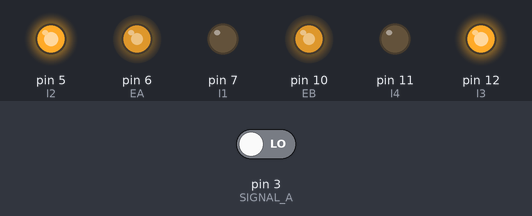
Bench run of a sketch on a simulated Arduino Uno, built with avr-gcc and run on an emulated ATmega328P. Parts: output pins drawn as LEDs (lit = HIGH). The test bench sets the inputs (shaded band); at power-on: pin 3 (SIGNAL_A) LOW. What the sketch prints to the serial monitor is not drawn.

Above: at 0.1 s.
Timing chart, 0 to 1.6 s (numbered marks = the images above):
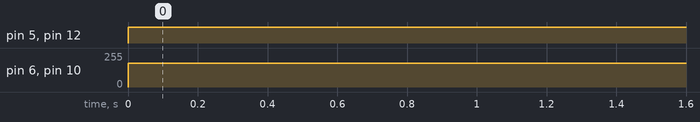

The sketch:

motor-angular-rate.ino
```cpp
// (licence header left out)
// Wheel PWM pin (must be a PWM pin)
int EA = 6;
int EB = 10;

// Wheel direction digital pins for right wheel
int I1 = 7;
int I2 = 5;
int I3 = 12;
int I4 = 11;

// Motor PWM command variable [0-255]
byte u = 0;
byte n = 0;

// left wheel encoder digital pins
const byte SIGNAL_A = 3;
const byte SIGNAL_B = 4;

// left wheel encoder digital pins
const byte SIGNAL_AR = 9;
const byte SIGNAL_BR = 8;

// Encoder ticks per (motor) revolution (TPR)
const int TPR = 3000;

// Wheel radius [m]
const double RHO = 0.0625;

// Counter to keep track of encoder ticks [integer]
volatile long encoder_ticks = 0;
volatile long encoder_ticksr = 0;

// Variable to store estimated angular rate of left wheel [rad/s]
double omega_L = 0.0;
double omega_LR = 0.0;

// Sampling interval for measurements in milliseconds
const int T = 1000;

// Counters for milliseconds during interval
long t_now = 0;
long t_last = 0;

// This function is called when SIGNAL_A goes HIGH when clockwise
void decodeEncoderTicks()
{
    if (digitalRead(SIGNAL_B) == LOW)
    {
        // SIGNAL_A leads SIGNAL_B, so count one way
        encoder_ticks--;
    }
    else
    {
        // SIGNAL_B leads SIGNAL_A, so count the other way
        encoder_ticks++;
    }

    //for other wheel
    if (digitalRead(SIGNAL_BR) == LOW)
    {
        encoder_ticksr--;
    }
    else
    {
        encoder_ticksr++;
    }

}

void setup()
{
    // Open the serial port at 9600 bps
    Serial.begin(9600);

    // Set the pin modes for the motor driver
    pinMode(EA, OUTPUT);
    pinMode(I1, OUTPUT);
    pinMode(I2, OUTPUT);

    pinMode(EB, OUTPUT);
    pinMode(I3, OUTPUT);
    pinMode(I4, OUTPUT);

    // Set the pin modes for the encoders right side
    pinMode(SIGNAL_A, INPUT);
    pinMode(SIGNAL_B, INPUT);

    // left side pin modes
    pinMode(SIGNAL_AR, INPUT);
    pinMode(SIGNAL_BR, INPUT);

    // Every time the pin goes high, this is a pulse
    attachInterrupt( digitalPinToInterrupt(SIGNAL_A), decodeEncoderTicks, RISING);

    // for other wheel
    attachInterrupt( digitalPinToInterrupt(SIGNAL_AR), decodeEncoderTicks, RISING);

    // Print a message
    Serial.print("Program initialized.");
    Serial.print("\n");
}

void loop()
{
    // Get the elapsed time [ms]
    t_now = millis();

    if (t_now - t_last >= T)
    {
        // Estimate the rotational speed [rad/s]
        omega_L = 2.0 * PI * ((double)encoder_ticks / (double)TPR) * 1000.0 / (double)(t_now - t_last);

        //for the other wheel?
        omega_LR = 2.0 * PI * ((double)encoder_ticksr / (double)TPR) * 1000.0 / (double)(t_now - t_last);

        // Print some stuff to the serial monitor
        Serial.print("Encoder ticks: ");
        Serial.print(encoder_ticks);
        Serial.print("\t");
        Serial.print("Estimated right wheel speed: ");
        Serial.print(omega_L);
        Serial.print(" rad/s");

        Serial.print("\t");

        Serial.print("Encoder ticks B: ");
        Serial.print(encoder_ticksr);
        Serial.print("\t");
        Serial.print("Estimated left wheel speed: ");
        Serial.print(omega_LR);
        Serial.print(" rad/s");

        Serial.print("\n");

        // Record the current time [ms]
        t_last = t_now;

        // Reset the encoder ticks counter
        encoder_ticks = 0;

        //reset the other wheel
        encoder_ticksr = 0;
    }

    //Serial.println("reached!");
    // Set the wheel motor PWM command [0-255]
    u = 180;
    n = 180;

    // Select a direction right
    digitalWrite(I1, LOW);
    digitalWrite(I2, HIGH);

    // select a direction left
    digitalWrite(I3, HIGH);
    digitalWrite(I4, LOW);

    // PWM command to the motor driver
    analogWrite(EA, u);
    analogWrite(EB, n);
}
```

Measured:
- by itself, pin 5 (I2), pin 12 (I3): LOW → HIGH at 0.00 s
- by itself, pin 6 (EA), pin 10 (EB): 0/255 → 180/255 at 0.00 s
